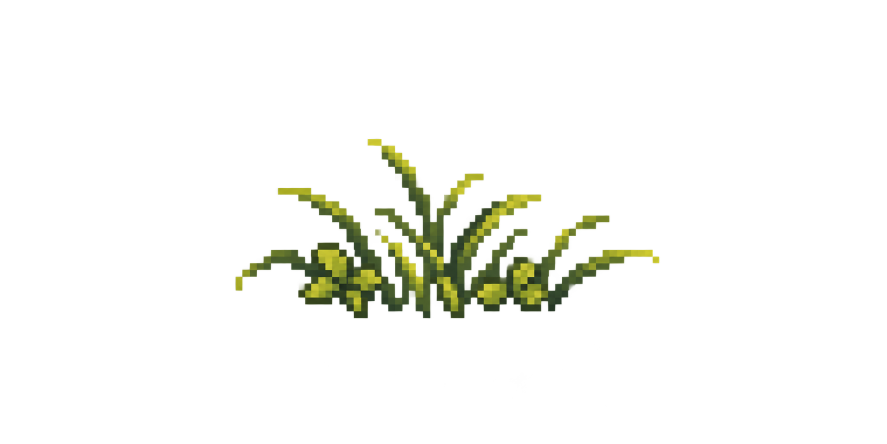
#> input picture assets/source/combat/eldenmere_grass_generated.png, 1774 x 887 px, given in place of millrace_background_generated.png, which was not available (shown at 1/2 size)
$ python build_mill_battlefield.py
#> lines starting #> are read from the running program, lines starting #| are printed output that depends on the picture; after the words box and inside, x2 and y2 are one past the last pixel; in counts of white or black regions, pixels touching at a corner belong together; pictures that were not available may be replaced by others from this repository, and a replacement may not be noted
"""Export authored MQ02 riverbank scenery without painting new game artwork.

The imagegen panorama is resized at nearest-neighbour resolution. The isolated
fallen tree is alpha-trimmed, nearest-resized and registered in a native canvas.
Original generated sources are retained alongside their provenance README.
"""
from __future__ import annotations

import hashlib
import json
from pathlib import Path

from PIL import Image


ROOT = Path(__file__).resolve().parents[1]
SOURCE = ROOT/'assets/source/combat'
BATTLEFIELD = ROOT/'assets/combat/millrace'
EVIDENCE = ROOT/'assets/story/mill/encounter'
BACKGROUND_SOURCE = SOURCE/'millrace_background_generated.png'
TREE_SOURCE = SOURCE/'millrace_fallen_tree_generated.png'
CANVAS = (480, 320)
TREE_CANVAS = (128, 96)
TREE_POSITION = (224, 184)


def source_record(path):
    with Image.open(path) as image:
        dimensions = list(image.size)
    return {'file': path.relative_to(ROOT).as_posix(),
            'sha256': hashlib.sha256(path.read_bytes()).hexdigest(),
            'dimensions': dimensions}


def write(path, data):
    path.write_text(json.dumps(data, indent=2)+'\n', encoding='utf-8')


def main():
    BATTLEFIELD.mkdir(parents=True, exist_ok=True)
    EVIDENCE.mkdir(parents=True, exist_ok=True)
    with Image.open(BACKGROUND_SOURCE) as source:
#> source is the input picture: PIL image 1774x887 RGBA; mean R, G, B, A 6.8, 7.8, 2.5, 13.7
        source.convert('RGB').resize(CANVAS, Image.Resampling.NEAREST).save(
            BATTLEFIELD/'background.png', optimize=True)
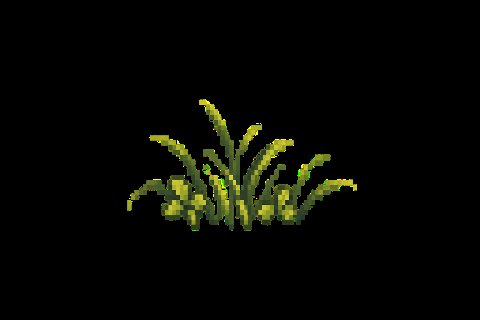
#> saved as background.png: PIL image 480x320 RGB; mean R, G, B 6.9, 7.9, 2.5
    with Image.open(TREE_SOURCE) as source:
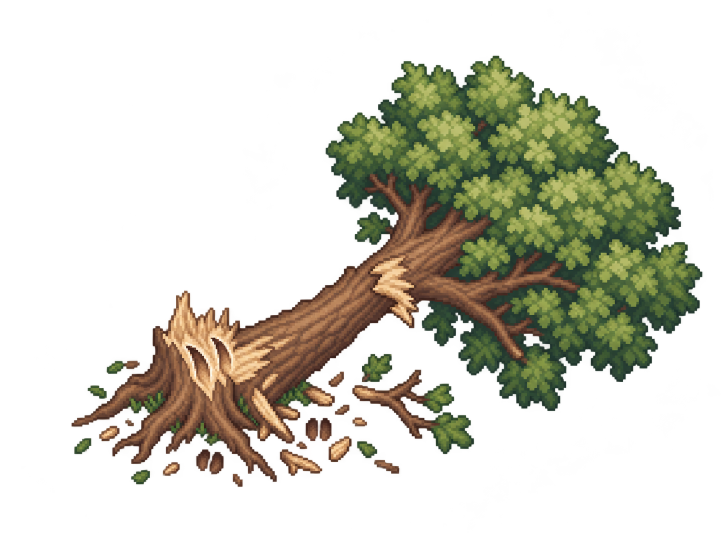
#> input picture assets/source/combat/millrace_fallen_tree_generated.png, 1448 x 1086 px (shown at 1/2 size)
#> source is the input picture: PIL image 1448x1086 RGBA; mean R, G, B, A 34.3, 33.2, 19.9, 75.3
        tree = source.convert('RGBA')
        alpha = tree.getchannel('A').point(lambda value: 255 if value >= 128 else 0)
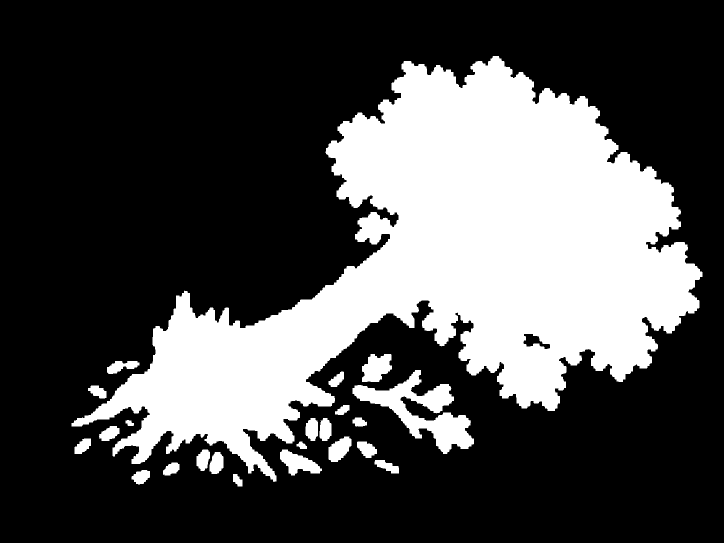
#> alpha: PIL image 1448x1086 L (shown at 1/2 size); 29.8% white; 23 white regions, largest, box (x1, y1, x2, y2) and area: (143, 112, 1405, 964) 437075, (705, 740, 948, 908) 14169, (724, 708, 784, 764) 2451
        bounds = alpha.getbbox()
#> bounds = (143, 112, 1405, 973)
        if bounds is None:
            raise ValueError('Fallen-tree source has no opaque artwork')
        tree.putalpha(alpha)
        tree = tree.crop(bounds)
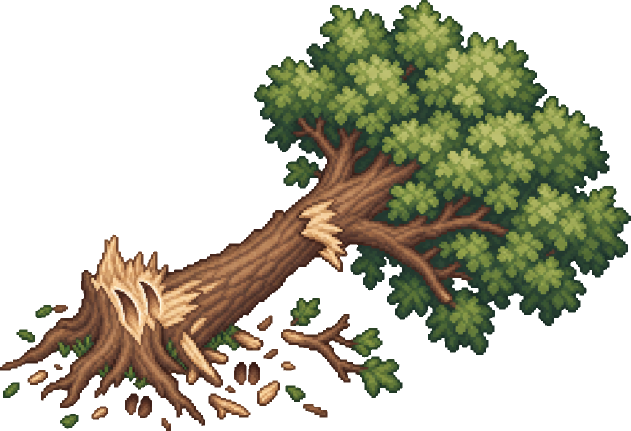
#> tree: PIL image 1262x861 RGBA (shown at 1/2 size); mean R, G, B, A 49.6, 48, 28.8, 110.1; transparent parts drawn white
        tree.thumbnail((120, 88), Image.Resampling.NEAREST)
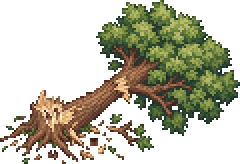
#> tree: PIL image 120x82 RGBA (shown 2 times larger); mean R, G, B, A 49.9, 48.2, 28.8, 110.5; transparent parts drawn white
        native = Image.new('RGBA', TREE_CANVAS)
#> native: PIL image 128x96 RGBA; every value is 0
        native.alpha_composite(tree, ((TREE_CANVAS[0]-tree.width)//2,
                                     (TREE_CANVAS[1]-tree.height)//2))
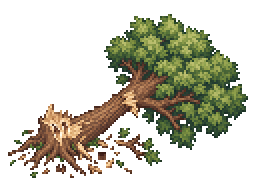
#> native: PIL image 128x96 RGBA (shown 2 times larger); mean R, G, B, A 36.9, 35.9, 21.7, 88.5; transparent parts drawn white
        native.save(EVIDENCE/'tree_evidence.png', optimize=True)
        native_bounds = list(native.getbbox())
#> native_bounds = [4, 7, 124, 89]
    write(BATTLEFIELD/'scene.json', {
        'id': 'upper_millrace_riverbank', 'canvas': list(CANVAS),
        'background': 'background.png', 'world_map': 'upstream',
        'camera_facing': 'south-southwest toward Eldenmere',
        'river': 'near left edge, curving alongside the bank',
        'source': source_record(BACKGROUND_SOURCE),
        'exporter': 'tools/build_mill_battlefield.py',
        'notes': [
            'Dry central riverbank leaves room for the Tusker and two party members.',
            'Distant northern cottages and the slate-roofed sanctuary identify Eldenmere.',
            'Freshly broken wood connects the encounter to the fallen intake limb.',
            'No actors, interface, festival props or actor shadows are baked into the art.'
        ]
    })
    write(EVIDENCE/'scene.json', {
        'id': 'millrace_fallen_tree', 'world_map': 'upstream',
        'image': 'tree_evidence.png',
        'canvas': list(TREE_CANVAS), 'draw_anchor': [0, 0],
        'position': list(TREE_POSITION), 'sort_y': 280,
        'opaque_bounds': native_bounds, 'collision': False,
        'source': source_record(TREE_SOURCE),
        'exporter': 'tools/build_mill_battlefield.py',
        'notes': [
            'Visual evidence beside the path; does not introduce an invisible blocker.',
            'The snapped bank-side tree has tusk gouges and a missing broken limb.',
            'The established intake-screen limb remains the actual repair obstruction.'
        ]
    })
    print(json.dumps({'background': list(CANVAS), 'fallen_tree': list(TREE_CANVAS),
                      'tree_position': list(TREE_POSITION), 'tree_bounds': native_bounds}))
#| {"background": [480, 320], "fallen_tree": [128, 96], "tree_position": [224, 184], "tree_bounds": [4, 7, 124, 89]}
    return 0


if __name__ == '__main__':
    raise SystemExit(main())
#> (the program exits here)
